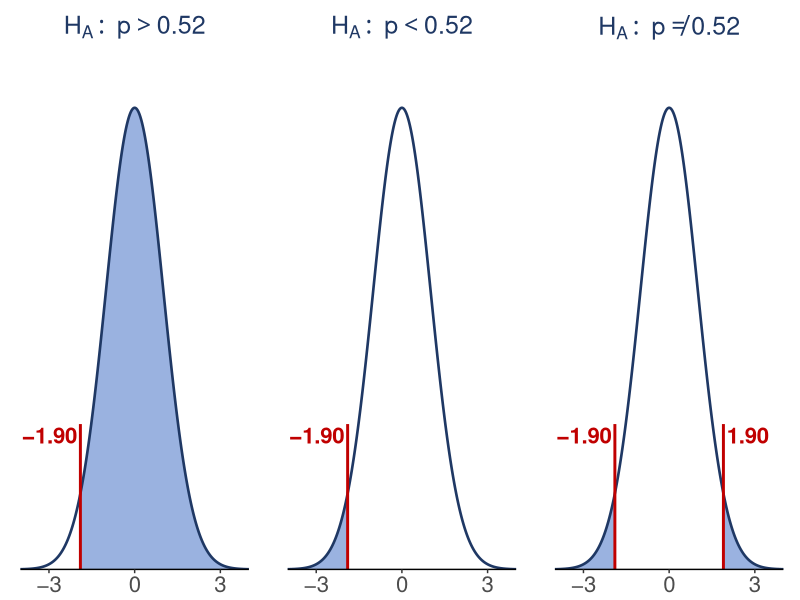

Write the R code that produced this figure. (Note: this script raises an error after producing the figure.)
#Checks the numbers on the Week 10 Lecture 22 deck (10/26/2026): an introduction to significance
#tests and P-values. It draws:
#
#  l22_tails.png         one poll (z_obs = -1.90), its P-value under each of the three alternatives
#  l22_figure_sizes.csv  the size, in points, each figure is drawn at
#
#P-values from the normal are the hand-method values from the course z-table (four decimals).
#
#TYPE SIZE. Same rule as the other make_lectureN_figures.R scripts: nothing on a slide is
#under 16pt, so each figure is drawn at exactly its on-slide size (points / 72 inches) and
#every text size goes through tsz() or el(), which refuse anything smaller.
#
#SOURCES
#  Taste test (hypothetical): a roommate names 8 of 8 cups of Coke or Pepsi right, a friend 4 of 6.
#  Coin flips: Bartos et al. (2025), "Fair coins tend to land on the same side they started:
#    evidence from 350,757 flips", J Am Stat Assoc 120(552):2118-2127 (arXiv 2310.04153v4,
#    Methods and Analysis): 48 people; 75,036 + 203,440 + 72,281 = 350,757 flips; 178,079
#    landed on the side they started; the Diaconis-Holmes-Montgomery model predicted about 51%.

near <- function(a, b, tol = 5e-4) abs(a - b) < tol
zt <- function(z) round(pnorm(z), 4)            # a z-table lookup

this_file <- tryCatch(normalizePath(sys.frame(1)$ofile, winslash = "/"),
                      error = function(e) NA_character_)
if (is.na(this_file)) {
  args <- commandArgs(trailingOnly = FALSE)
  m <- grep("^--file=", args, value = TRUE)
  this_file <- if (length(m)) normalizePath(sub("^--file=", "", m[[1]]),
                                            winslash = "/") else NA_character_
}
if (is.na(this_file)) stop("Could not determine the script location; run it with Rscript.")
assets_dir <- dirname(this_file)

#minimum sample size (carried from Lecture 21): always round up
nprop <- function(z, ps, m) z^2 * ps * (1 - ps) / m^2
stopifnot(near(nprop(1.96, 0.5, 0.03), 1067.1, 0.05), ceiling(nprop(1.96, 0.5, 0.03)) == 1068,
          near((1.96 * 7.9 / 2)^2, 59.9, 0.05), ceiling((1.96 * 7.9 / 2)^2) == 60,
          #practice: skipping breakfast, m = 0.04 at 90%, with last year's 30% and with 0.5
          near(nprop(1.645, 0.3, 0.04), 355.2, 0.05), ceiling(nprop(1.645, 0.3, 0.04)) == 356,
          near(nprop(1.645, 0.5, 0.04), 422.8, 0.05), ceiling(nprop(1.645, 0.5, 0.04)) == 423)

#taste test: under H0 each cup is named right with probability 0.5
stopifnot(near(0.5^8, 0.0039, 1e-4), 1 / 0.5^8 == 256,
          sum(choose(6, 4:6)) == 22, near(1 - pbinom(3, 6, 0.5), 22 / 64, 1e-12),
          near(22 / 64, 0.34, 0.005))

#the poll (hypothetical): other polls say 52% for Candidate X; ours finds 490 of 1,000 likely voters.
#H0: p = 0.52; the SE uses p0. Then the same poll against p0 = 0.5.
se_p <- round(sqrt(0.52 * 0.48 / 1000), 4); z_p <- round((0.490 - 0.52) / se_p, 2)
se_h <- round(sqrt(0.25 / 1000), 4); z_h <- round((0.490 - 0.5) / se_h, 2)
stopifnot(1000 * 0.52 >= 15, 1000 * 0.48 >= 15, se_p == 0.0158, z_p == -1.90,
          zt(-1.90) == 0.0287, round(1 - zt(-1.90), 4) == 0.9713, round(2 * zt(-1.90), 4) == 0.0574,
          round(zt(-1.90), 3) == 0.029, round(1 - zt(-1.90), 3) == 0.971, round(2 * zt(-1.90), 3) == 0.057,
          se_h == 0.0158, z_h == -0.63, zt(-0.63) == 0.2643)

#coin flips: H0 p = 0.5, HA p > 0.5; the SE uses H0's p
n_f <- 75036 + 203440 + 72281; x_f <- 178079
ph_f <- round(x_f / n_f, 4); se_f <- round(sqrt(0.5 * 0.5 / n_f), 6)
z_f <- round((ph_f - 0.5) / se_f, 1)
stopifnot(n_f == 350757, ph_f == 0.5077, se_f == 0.000844, z_f == 9.1,
          1 - pnorm(z_f) < 1e-4,                      # off the end of the z-table
          round(1 / (ph_f - 0.5)) == 130)             # about 1 extra same-side landing per 130

#----------------------------------------------------------------------------
suppressPackageStartupMessages(library(ggplot2))

NAVY <- "#1F3864"; SHADE <- "#8FAADC"; RED <- "#C00000"
MIN_PT <- 16
tsz <- function(pt) { stopifnot(pt >= MIN_PT); pt / ggplot2::.pt }
el  <- function(pt, ...) { stopifnot(pt >= MIN_PT); element_text(size = pt, ...) }

sizes <- data.frame(file = character(), w_pt = numeric(), h_pt = numeric(),
                    stringsAsFactors = FALSE)
save_fig <- function(p, file, w_pt, h_pt) {
  ggsave(file.path(assets_dir, file), p, width = w_pt / 72, height = h_pt / 72,
         dpi = 300, bg = "white")
  sizes[nrow(sizes) + 1, ] <<- list(file, w_pt, h_pt)
}
bare_x <- function() theme_classic() +
  theme(axis.title.x = element_blank(), axis.text.x = el(16), axis.title.y = element_blank(),
        axis.text.y = element_blank(), axis.ticks.y = element_blank(),
        axis.line.y = element_blank(),
        strip.text = el(18, face = "bold", colour = NAVY), strip.background = element_blank(),
        panel.spacing = unit(28, "pt"), plot.margin = margin(4, 12, 2, 12))
MINUS <- "−"
neg <- function(s) sub("-", MINUS, s, fixed = TRUE)

#l22_tails.png: the observed z marked, the P-value shaded for each alternative
grid <- seq(-4, 4, length.out = 401)
panels <- c("H[A]:~p > 0.52", "H[A]:~p < 0.52", "H[A]:~p != 0.52")
pan <- data.frame(panel = factor(panels, levels = panels), z = c(-1.90, -1.90, -1.90))
line <- do.call(rbind, lapply(panels, function(p) data.frame(panel = p, x = grid, y = dnorm(grid))))
line$panel <- factor(line$panel, levels = panels)
tail_poly <- function(panel, lo, hi) {
  g <- c(lo, grid[grid >= lo & grid <= hi], hi)
  data.frame(panel = panel, part = paste(panel, lo), x = g, y = c(0, dnorm(g[-c(1, length(g))]), 0))
}
fill <- rbind(tail_poly(panels[1], -1.90, 4), tail_poly(panels[2], -4, -1.90),
              tail_poly(panels[3], 1.90, 4), tail_poly(panels[3], -4, -1.90))
fill$panel <- factor(fill$panel, levels = panels)
marks <- rbind(pan, data.frame(panel = factor(panels[3], levels = panels), z = 1.90))
p_tails <- ggplot() +
  geom_polygon(data = fill, aes(x, y, group = part), fill = SHADE, alpha = 0.9) +
  geom_line(data = line, aes(x, y), colour = NAVY, linewidth = 0.9) +
  geom_segment(data = marks, aes(x = z, xend = z, y = 0, yend = dnorm(z) + 0.06),
               colour = RED, linewidth = 1) +
  geom_text(data = marks, aes(x = z + sign(z) * 0.12, y = dnorm(z) + 0.05,
                              hjust = ifelse(z > 0, 0, 1),
                              label = neg(formatC(z, format = "f", digits = 2))),
            size = tsz(16), colour = RED, fontface = "bold") +
  facet_wrap(~panel, nrow = 1, labeller = label_parsed) +
  scale_x_continuous(breaks = c(-3, 0, 3), labels = neg(c(-3, 0, 3))) +
  coord_cartesian(xlim = c(-4, 4), ylim = c(0, 0.45), expand = FALSE) +
  bare_x()
save_fig(p_tails, "l22_tails.png", 840, 200)

write.csv(sizes, file.path(assets_dir, "l22_figure_sizes.csv"), row.names = FALSE)
cat("Lecture 22 numbers check out; wrote", nrow(sizes), "figures to", assets_dir, "\n")
